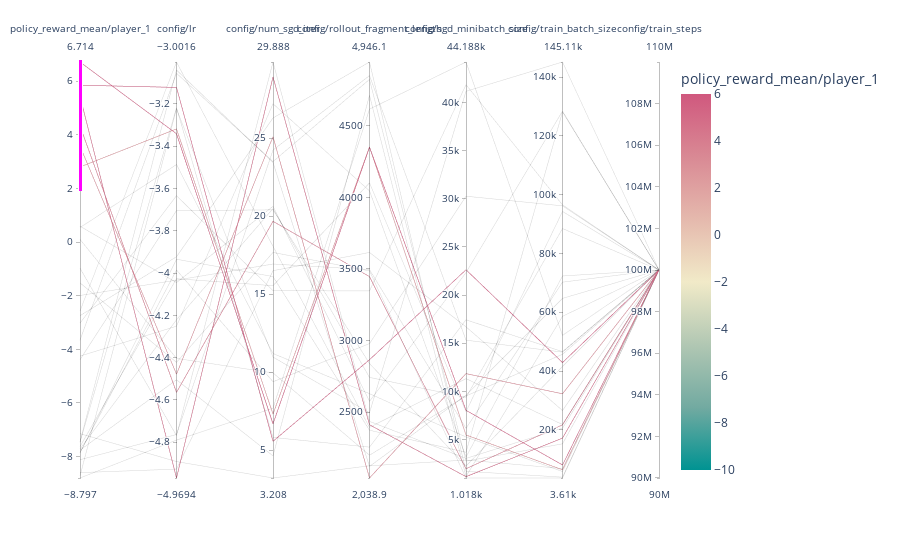

The notebook cell this image was saved under:
### Code cell
df1 = df.copy()
df1['config/lr'] = np.log10(df1['config/lr'])

fig = px.parallel_coordinates(df1, color=target,
                             color_continuous_scale=px.colors.diverging.Tealrose,
                             color_continuous_midpoint=2, range_color=(-10, 6))
fig.show()
